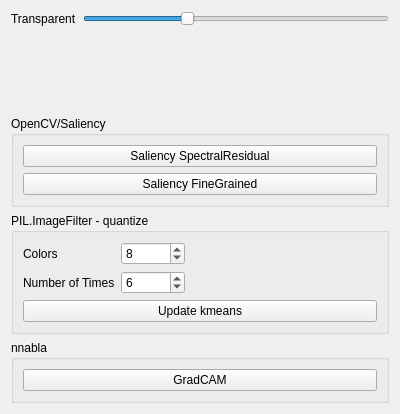
<?xml version="1.0" encoding="UTF-8"?>
<ui version="4.0">
 <class>Form</class>
 <widget class="QWidget" name="Form">
  <property name="geometry">
   <rect>
    <x>0</x>
    <y>0</y>
    <width>400</width>
    <height>414</height>
   </rect>
  </property>
  <property name="windowTitle">
   <string>check</string>
  </property>
  <layout class="QVBoxLayout" name="verticalLayout">
   <item>
    <layout class="QFormLayout" name="formLayout_2">
     <property name="fieldGrowthPolicy">
      <enum>QFormLayout::ExpandingFieldsGrow</enum>
     </property>
     <property name="rowWrapPolicy">
      <enum>QFormLayout::DontWrapRows</enum>
     </property>
     <item row="0" column="0">
      <widget class="QLabel" name="label_3">
       <property name="text">
        <string>Transparent</string>
       </property>
      </widget>
     </item>
     <item row="0" column="1">
      <widget class="QSlider" name="slider_transparent">
       <property name="minimum">
        <number>25</number>
       </property>
       <property name="maximum">
        <number>100</number>
       </property>
       <property name="singleStep">
        <number>25</number>
       </property>
       <property name="pageStep">
        <number>25</number>
       </property>
       <property name="value">
        <number>50</number>
       </property>
       <property name="orientation">
        <enum>Qt::Horizontal</enum>
       </property>
      </widget>
     </item>
    </layout>
   </item>
   <item>
    <widget class="QGroupBox" name="groupBox_2">
     <property name="sizePolicy">
      <sizepolicy hsizetype="Preferred" vsizetype="Fixed">
       <horstretch>0</horstretch>
       <verstretch>0</verstretch>
      </sizepolicy>
     </property>
     <property name="title">
      <string>OpenCV/Saliency</string>
     </property>
     <layout class="QVBoxLayout" name="verticalLayout_3">
      <item>
       <widget class="QPushButton" name="push_saliency_sr">
        <property name="text">
         <string>Saliency SpectralResidual</string>
        </property>
       </widget>
      </item>
      <item>
       <widget class="QPushButton" name="push_saliency_fg">
        <property name="text">
         <string>Saliency FineGrained</string>
        </property>
       </widget>
      </item>
     </layout>
    </widget>
   </item>
   <item>
    <widget class="QGroupBox" name="groupBox">
     <property name="sizePolicy">
      <sizepolicy hsizetype="Preferred" vsizetype="Fixed">
       <horstretch>0</horstretch>
       <verstretch>0</verstretch>
      </sizepolicy>
     </property>
     <property name="minimumSize">
      <size>
       <width>0</width>
       <height>0</height>
      </size>
     </property>
     <property name="baseSize">
      <size>
       <width>0</width>
       <height>0</height>
      </size>
     </property>
     <property name="title">
      <string>PIL.ImageFilter - quantize</string>
     </property>
     <layout class="QVBoxLayout" name="verticalLayout_2">
      <item>
       <layout class="QFormLayout" name="formLayout">
        <property name="fieldGrowthPolicy">
         <enum>QFormLayout::ExpandingFieldsGrow</enum>
        </property>
        <item row="0" column="0">
         <widget class="QLabel" name="label">
          <property name="sizePolicy">
           <sizepolicy hsizetype="Preferred" vsizetype="Preferred">
            <horstretch>0</horstretch>
            <verstretch>0</verstretch>
           </sizepolicy>
          </property>
          <property name="text">
           <string>Colors</string>
          </property>
         </widget>
        </item>
        <item row="0" column="1">
         <widget class="QSpinBox" name="spinbox_colors">
          <property name="sizePolicy">
           <sizepolicy hsizetype="Minimum" vsizetype="Fixed">
            <horstretch>0</horstretch>
            <verstretch>0</verstretch>
           </sizepolicy>
          </property>
          <property name="minimumSize">
           <size>
            <width>64</width>
            <height>0</height>
           </size>
          </property>
          <property name="prefix">
           <string/>
          </property>
          <property name="minimum">
           <number>1</number>
          </property>
          <property name="maximum">
           <number>16</number>
          </property>
          <property name="value">
           <number>8</number>
          </property>
         </widget>
        </item>
        <item row="1" column="0">
         <widget class="QLabel" name="label_2">
          <property name="sizePolicy">
           <sizepolicy hsizetype="Preferred" vsizetype="Preferred">
            <horstretch>0</horstretch>
            <verstretch>0</verstretch>
           </sizepolicy>
          </property>
          <property name="text">
           <string>Number of Times</string>
          </property>
         </widget>
        </item>
        <item row="1" column="1">
         <widget class="QSpinBox" name="spinbox_number_of_times">
          <property name="sizePolicy">
           <sizepolicy hsizetype="Minimum" vsizetype="Fixed">
            <horstretch>0</horstretch>
            <verstretch>0</verstretch>
           </sizepolicy>
          </property>
          <property name="minimumSize">
           <size>
            <width>64</width>
            <height>0</height>
           </size>
          </property>
          <property name="minimum">
           <number>1</number>
          </property>
          <property name="maximum">
           <number>16</number>
          </property>
          <property name="value">
           <number>6</number>
          </property>
         </widget>
        </item>
       </layout>
      </item>
      <item>
       <widget class="QPushButton" name="push_kmeans">
        <property name="text">
         <string>Update kmeans</string>
        </property>
       </widget>
      </item>
     </layout>
    </widget>
   </item>
   <item>
    <widget class="QGroupBox" name="groupBox_3">
     <property name="sizePolicy">
      <sizepolicy hsizetype="Preferred" vsizetype="Fixed">
       <horstretch>0</horstretch>
       <verstretch>0</verstretch>
      </sizepolicy>
     </property>
     <property name="title">
      <string>nnabla</string>
     </property>
     <layout class="QVBoxLayout" name="verticalLayout_4">
      <item>
       <widget class="QPushButton" name="push_gradcam">
        <property name="text">
         <string>GradCAM</string>
        </property>
       </widget>
      </item>
     </layout>
    </widget>
   </item>
  </layout>
 </widget>
 <resources/>
 <connections/>
</ui>
